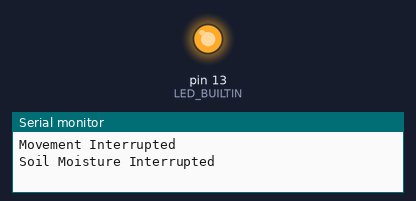
Recording of a sketch running on a simulated Arduino Uno, built with avr-gcc and run on an emulated ATmega328P. Shown: output pins drawn as LEDs (lit = HIGH), the last lines printed to the serial monitor.

Above: at 1.5 s.
At 4.5 s:
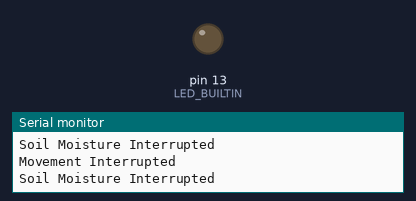
Timing chart, 0 to 7.8 s (numbered marks = the images above):
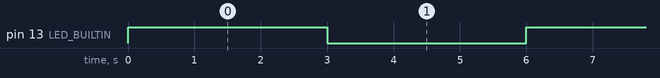

The sketch:

Multiple_Interrupts.ino
```cpp
int PIR = 4;
const int Soil_moisture = 7;
bool Current_Stat = false;

void setup()
{
  Serial.begin(9600);
  pinMode(LED_BUILTIN, OUTPUT);
  pinMode(PIR, INPUT);
  pinMode(Soil_moisture, INPUT);

  attachInterrupt(digitalPinToInterrupt(PIR), swap, CHANGE);
  attachInterrupt(digitalPinToInterrupt(Soil_moisture), soil_moist, RISING);
}

void loop()
{
  swap();
  soil_moist();
  delay(3000);
}

void swap()
{
  Current_Stat = !Current_Stat;
  digitalWrite(LED_BUILTIN, Current_Stat);
  Serial.println("Movement Interrupted");
}

void soil_moist()
{
  Serial.println("Soil Moisture Interrupted");
}
```

Measured:
- by itself, pin 13 (LED_BUILTIN): alternates HIGH for 3.0 s and LOW for 3.0 s
